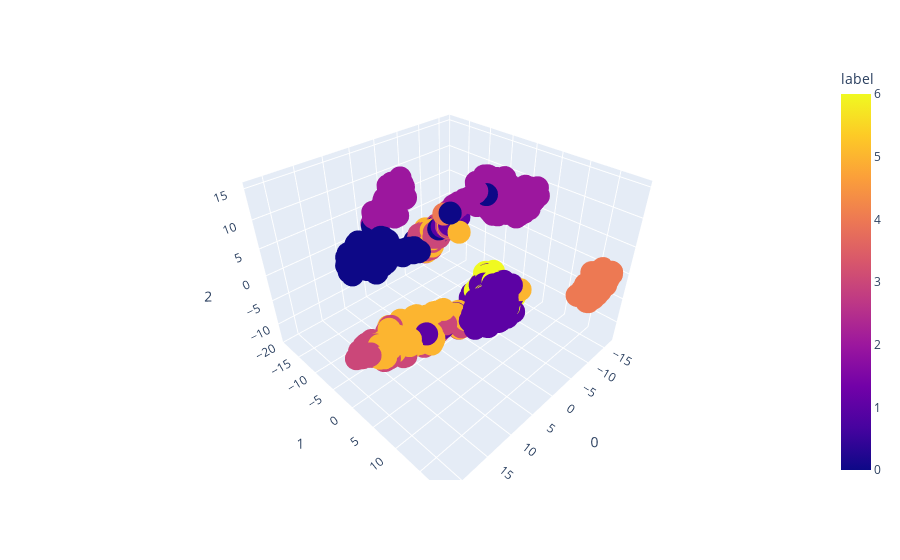

Notebook cell for this chart:
### Markdown cell above
将idps的分类结果和之前的11列数据的t-sne图联系起来，可以看看是什么样

### Code cell
plot_data_tsne_label(X_IDps, y_IDps)

### Figure 1 — Plotly figure (JSON) as saved in the notebook; plotly's stock layout.template omitted (floating-point values rounded to 4 significant figures; data arrays with more than 128 entries replaced by an {"elided": "..."} marker saying what was removed)
{"data": [{"hovertemplate": "0=%{x}<br>1=%{y}<br>2=%{z}<br>label=%{marker.color}<extra></extra>", "legendgroup": "", "marker": {"color": {"elided": "1528 int values"}, "coloraxis": "coloraxis", "size": 8, "symbol": "circle"}, "mode": "markers", "name": "", "scene": "scene", "showlegend": false, "type": "scatter3d", "x": {"elided": "1528 float values"}, "y": {"elided": "1528 float values"}, "z": {"elided": "1528 float values"}}], "layout": {"coloraxis": {"colorbar": {"title": {"text": "label"}}, "colorscale": [[0, "#0d0887"], [0.1111, "#46039f"], [0.2222, "#7201a8"], [0.3333, "#9c179e"], [0.4444, "#bd3786"], [0.5556, "#d8576b"], [0.6667, "#ed7953"], [0.7778, "#fb9f3a"], [0.8889, "#fdca26"], [1, "#f0f921"]]}, "legend": {"tracegroupgap": 0}, "margin": {"t": 60}, "scene": {"domain": {"x": [0, 1], "y": [0, 1]}, "xaxis": {"title": {"text": "0"}}, "yaxis": {"title": {"text": "1"}}, "zaxis": {"title": {"text": "2"}}}}}
